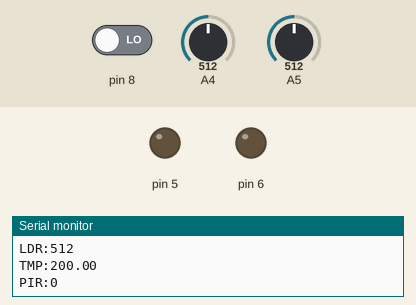
Simulated run of this sketch. Board: Arduino Uno, built with avr-gcc and run on an emulated ATmega328P. On the bench: output pins drawn as LEDs (lit = HIGH), the last lines printed to the serial monitor. The inputs (shaded band) are chosen by the test bench; at power-on: pin 8 LOW, A4 = 512, A5 = 512.

Above: at 1.2 s.
1.3 s: pin 8 driven HIGH
At 1.9 s:
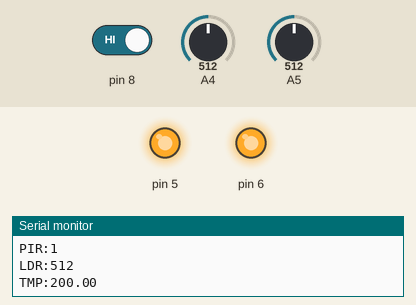
Timing chart, 0 to 4.3 s (numbered marks = the images above; inputs shaded):
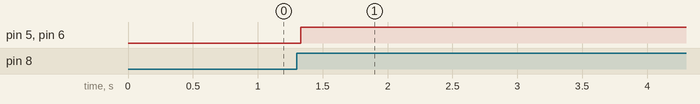

Measured:
- after the input at 1.3 s, pin 5, pin 6: LOW → HIGH at once

The sketch:

Assignment_1.ino
```cpp
int x,y;
double z,temp;
void setup()
{
  pinMode(8, INPUT);
  pinMode(5, OUTPUT);
  pinMode(6, OUTPUT);
  Serial.begin(9600);
}
void loop()
{
  x= digitalRead(8);
  y= analogRead(A5);
  z= analogRead(A4);

  Serial.print("PIR:");
  Serial.println(x);

  Serial.print("LDR:");
  Serial.println(y);

  temp = (((z / 1024) * 5) - 0.5) * 100;
  Serial.print("TMP:");
  Serial.println(temp);
  if ( (x>0) )
  {
    if ((y<550)&&(temp>30))
    {
      digitalWrite(5, HIGH);
      digitalWrite(6, HIGH);
    }
    else if((y<550)&&(temp<30))
    {
      digitalWrite(5, HIGH);
      digitalWrite(6, LOW);
    }
    else if((y>550)&&(temp>30))
    {
      digitalWrite(5, LOW);
      digitalWrite(6, HIGH);
    }
    else if((y>550)&&(temp<30))
    {
      digitalWrite(5, LOW);
      digitalWrite(6, LOW);
    }

    delay(10000);
  }

  else
  {
    digitalWrite(5, LOW);
    digitalWrite(6, LOW);
  }
}
```
